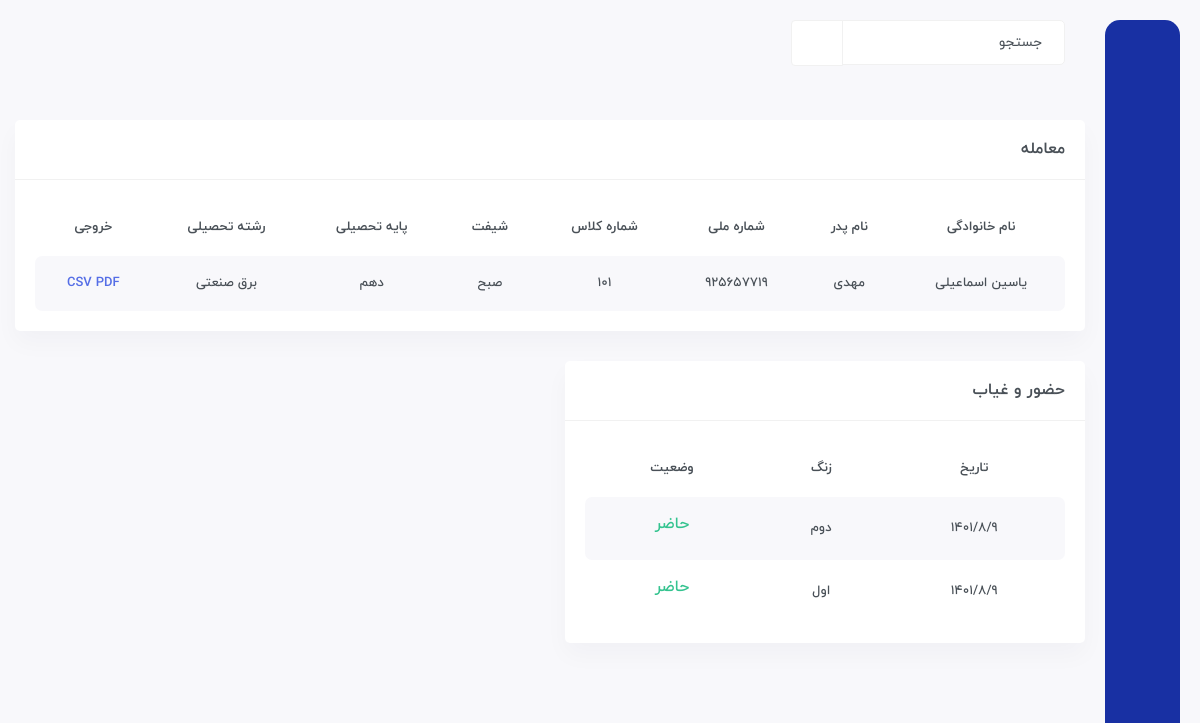
The page /student/925657719 (signed in) on the database as committed earlier.
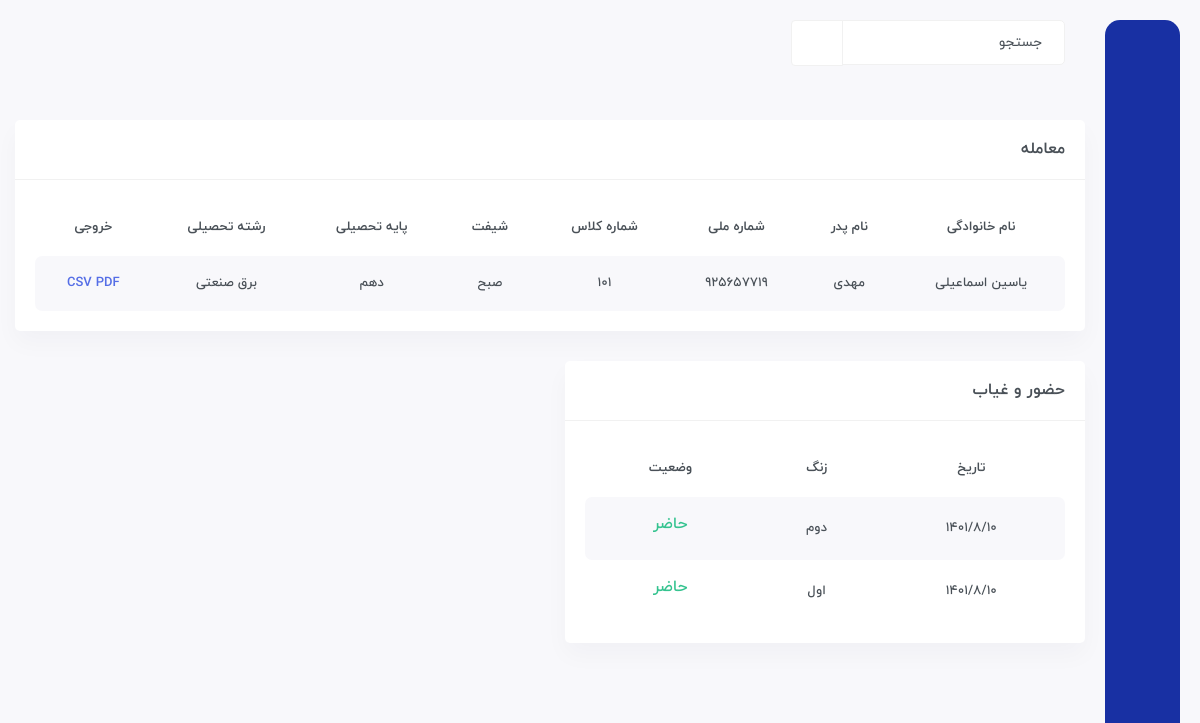
The same page on the database as committed later.
### Student/models.py (models this page shows, shortened)
class Student(models.Model):
    full_name = models.CharField(max_length=200)
    father_name = models.CharField(max_length=100)
    id_code = models.IntegerField(unique=True)
    class_id = models.ForeignKey(Class, on_delete=models.CASCADE)
    reshte = models.ForeignKey(Reshte, on_delete=models.CASCADE)
    level = models.CharField(choices=LEVEL, max_length=8)
    level_up = models.BooleanField(default=False)
    date = models.DateField()
    usn = models.CharField(primary_key=True, max_length=200)
    zang = models.BooleanField(choices=ZANG, null=True, blank=True)
    objects = Manager()

class Class(models.Model):
    number = models.IntegerField()
    shift = models.CharField(choices=SHIFT, max_length=3)

class Reshte(models.Model):
    name = models.CharField(max_length=100)
    def __str__(self):
        return self.name

class Attendance(models.Model):
    student = models.ForeignKey(Student, on_delete=models.CASCADE)
    attendanceclass = models.ForeignKey(AttendanceClass, on_delete=models.CASCADE, default=1)
    date = models.DateField(auto_now_add=True)
    status = models.BooleanField(default=True)
    gheybat_text = models.CharField(max_length=500, null=True, blank=True)
    zang = models.ForeignKey(Zang, on_delete=models.CASCADE)
    def jdate(self):
        return jalali_converter(self.date)

class Zang(models.Model):
    name = models.CharField(max_length=10)
    def __str__(self):
        return self.name

### Student/views.py (the view)
class StudentInfoView(LoginRequiredMixin, generic.View):
    login_url = 'account:login'
    template_name = 'student.html'
    def get(self, request, *args, **kwargs):
        id_code = kwargs.get('id_code')
        student = models.Student.objects.filter(id_code=id_code).first()
        attendance = models.Attendance.objects.filter(student=student).order_by('-date', '-zang').distinct()
        context = {
            'student': student,
            'attendance': attendance
        }
        return render(request, self.template_name, context)

### extentions/jalali.py (called while the page is built)
    def persian_tuple(self):
        return self.persian_year, self.persian_month, self.persian_day

### extentions/utils.py (called while the page is built)
def jalali_converter(time):
    jmonths = [
        '1', '2', '3',
        '4', '5', '6',
        '7', '8', '9',
        '10', '11', '12', ]
    time_to_str = '{},{},{}'.format(time.year, time.month, time.day)
    time_to_tuple = jalali.Gregorian(time_to_str).persian_tuple()
    time_to_list = list(time_to_tuple)
    for index, month in enumerate(jmonths):
        if time_to_list[1] == index + 1:
            time_to_list[1] = month
            break
    output = '{}/{}/{}'.format(time_to_list[0],time_to_list[1],time_to_list[2])
    return output

### templates/student.html
{% extends 'base.html' %}
{% load static %}
{% block body %}
	<div id="main-wrapper">
	    <div class="content-body">
            <div class="container">
                <div class="row">
                    <div class="col-xxl-12 col-xl-12">
                        <div class="card">
                        <div class="card-header">
                            <h4 class="card-title">معامله</h4>
                        </div>
                        <div class="card-body">
                            <div class="table-responsive transaction-table">
                            <table class="table table-striped responsive-table text-center">
                                <thead>
                                <tr>
                                    <th>نام خانوادگی</th>
                                    <th>نام پدر</th>
                                    <th>شماره ملی</th>
                                    <th>شماره کلاس</th>
                                    <th>شیفت</th>
                                    <th>پایه تحصیلی</th>
                                    <th>رشته تحصیلی</th>
                                    <th>خروجی</th>
                                </tr>
                                </thead>
                                <tbody>
                                <tr>
                                    <td>{{ student.full_name }}</td>
                                    <td>{{ student.father_name }}</td>
                                    <td>{{ student.id_code }}</td>
                                    <td>{{ student.class_id.number }}</td>
                                    <td>{{ student.class_id.shift }}</td>
                                    <td>{{ student.level }}</td>
                                    <td>{{ student.reshte }}</td>
                                    <td><a href="{% url 'student:export-csv' student.id_code %}">CSV</a> <a href="{% url 'student:export-pdf' student.id_code %}">PDF</a> </td>
                                </tr>
                                </tbody>
                            </table>
                            </div>
                        </div>
                        </div>
                    </div>
                </div>
            </div>
		<div class="container">
		    <div class="row">
			<div class="col-xxl-6 col-xl-6">
			    <div class="card">
				<div class="card-header">
				    <h4 class="card-title">حضور و غیاب</h4>
				</div>
				<div class="card-body">
					<table class="table table-striped responsive-table text-center">
						<thead>
						<tr>
							<th>تاریخ</th>
							<th>زنگ</th>
							<th>وضعیت</th>
						</tr>
						</thead>
						<tbody>
						{% for a in attendance %}
							<tr>
								<td>{{ a.jdate }}</td>
								<td>{{ a.zang }}</td>
								<td>
									{% if a.status %}
										<h5 class="text-success">
											حاضر
										</h5>
									{% else %}
										<h5 class="text-danger">
											غایب
										</h5>
								{% endif %}
								</td>
							</tr>
						{% endfor %}
						</tbody>
					</table>
				</div>
			    </div>
			</div>
		    </div>
		</div>
	    </div>
	</div>
{% endblock %}

### templates/base.html (shortened to what this page needs)
{% load static %}
<!DOCTYPE html>
<html lang="en">
<head>
	<link rel="stylesheet" type="text/css" href="{% static 'vendor/slick/slick.css' %}">
	<link rel="stylesheet" href="{% static 'css/style.css' %}">
	<link rel="stylesheet" href="{% static 'admin/jquery.ui.datepicker.jalali/themes/base/jquery-ui.min.css' %}">
</head>
<body dir="rtl">
	<div class="header">
		<div class="container">
		    <div class="row">
				<div class="col-xxl-12">
					<div class="header-content">
					<div class="header-left">
						<div class="search">
						<form action="/search/" method="GET">
							<div class="input-group">
							<input type="text" class="form-control" name="query" placeholder="جستجو">
							<button type="submit" class="input-group-text btn"><i class="icofont-search text-secondary"></i></button>
							</div>
						</form>
						</div>
					</div>
					<div class="header-right">
						<div class="dark-light-toggle" onclick="themeToggle()">
						<span class="dark"><i class="icofont-moon"></i></span>
						</div>
					</div>
					</div>
				</div>
		    </div>
		</div>
	</div>
	{% include 'sidebar.html' %}
    {% block body %}{% endblock %}
</body>
</html>

### templates/sidebar.html (shortened to what this page needs)
{% load static %}
<div class="sidebar">
    <div class="brand-logo">
    </div>
    <div class="menu">
        <ul>
        <li>
            <a href="{% url 'student:index' %}" data-toggle="tooltip" data-placement="right" title="خانه">
            <span><i class="icofont-ui-home"></i></span>
            </a>
        </li>
        <li><a href="{% url 'student:created-list' %}" data-toggle="tooltip" data-placement="right" title="تنظیمات">
            <span><i class="icofont-settings"></i></span>
            </a>
        </li>
        <li class="logout"><a href="{% url 'account:logout' %}" data-toggle="tooltip" data-placement="right" title="خروج">
            <span><i class="icofont-power"></i></span>
            </a>
        </li>
        </ul>
    </div>
</div>

Rows that differ between the two databases and show on the page:
removed Attendance: jdate "1401/8/9", zang "دوم", status "حاضر"
removed Attendance: jdate "1401/8/9", zang "اول", status "حاضر"
added Attendance: jdate "1401/8/10", zang "دوم", status "حاضر"
added Attendance: jdate "1401/8/10", zang "اول", status "حاضر"
